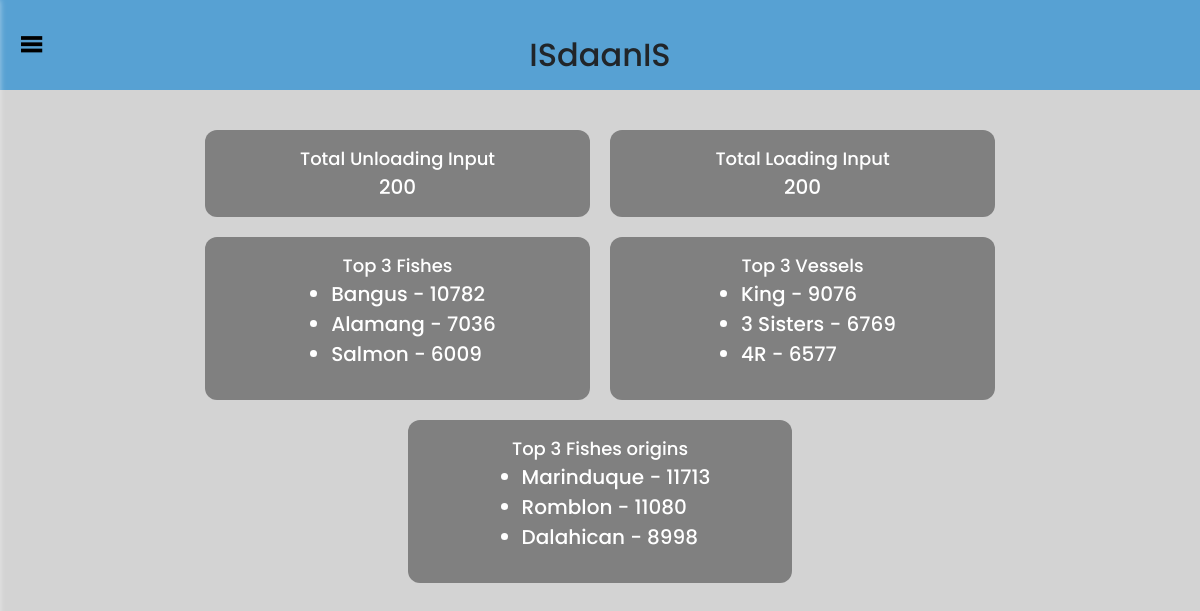
/analytics/admindashboard/ (signed in), run on the app's committed database.
### Analytics/models.py (models this page shows, shortened)
class Origin(models.Model):
    origin = models.CharField(max_length=30)
    date = models.DateTimeField()
    class Meta:
        unique_together = ('origin', 'date')

### Analytics/views.py (the view)
# urls.py: path('admindashboard/', views.isadmindashboard, name="admindashboard"),
@login_required(login_url='Authentication:loginadmin')
def isadmindashboard(request):
    recent_transactions = DailyTransaction.objects.order_by('-date')[:4]
    transactions = DailyTransaction.objects.all()
    total_number_of_inputs = DailyTransaction.objects.count()
    top_fishes = DailyTransaction.objects.values('species__species_name').annotate(total_quantity=Sum('quantity')).order_by('-total_quantity')[:3]
    top_vessels = DailyTransaction.objects.values('vessel__vessel_name').annotate(total_quantity=Sum('quantity')).order_by('-total_quantity')[:3]
    top_origins = DailyTransaction.objects.values('origin__origin').annotate(total_quantity=Sum('quantity')).order_by('-total_quantity')[:3]
    return render(request, 'admindash.html', {
        'transactions': transactions,
        'recent_transactions': recent_transactions,
        'total_number_of_inputs': total_number_of_inputs,
        'top_fishes': top_fishes,
        'top_vessels': top_vessels,
        'top_origins': top_origins,
    })

### Analytics/templates/admindash.html (shortened to what this page needs)
{% load static %}
<!DOCTYPE html>
<html lang="en" dir="ltr">
  <head>
    <link rel="stylesheet" href="{% static 'css/Adashboard.css' %}">
    <link href="https://cdn.jsdelivr.net/npm/bootstrap@5.3.0/dist/css/bootstrap.min.css" rel="stylesheet">
    <link href='https://unpkg.com/boxicons@2.0.7/css/boxicons.min.css' rel='stylesheet'>
   </head>
<body>
  <div class="main_box">
    <div class="navbar">
    <h2>ISdaanIS</h2>
    <div class="btn_one">
      <label for="check">
        <i class='bx bx-menu'></i>
      </label>
    </div>
  </div>
    <div class="boxes">
      <div class="box box2">
          <span class="text">Total Unloading Input</span>
          <span class="number">{{ total_number_of_inputs }}</span>
      </div>
      <div class="box box2">
          <span class="text">Total Loading Input</span>
          <span class="number">{{ total_number_of_inputs }}</span>
      </div>
    <div class="box box2">
      <span class="text">Top 3 Fishes</span>
      <span class="number"><ul>
        {% for fish in top_fishes %}
        <li>{{ fish.species__species_name }} - {{ fish.total_quantity }}</li>
    {% endfor %}
    </ul></span>
  </div>
    <div class="box box2">
        <span class="text">Top 3 Vessels</span>
        <span class="number"><ul>
          {% for vessel in top_vessels %}
              <li>{{ vessel.vessel__vessel_name }} - {{ vessel.total_quantity }}</li>
          {% endfor %}
      </ul>
    </span>
  </div>
  <div class="box box2">
    <span class="text">Top 3 Fishes origins</span>
    <span class="number">
       <ul>
      {% for origin in top_origins %}
          <li>{{ origin.origin__origin }} - {{ origin.total_quantity }}</li>
      {% endfor %}
  </ul>
</span>
</div>
  </body>
</html>

### Analytics/static/css/Adashboard.css (style rules this page uses)
* { margin: 0; padding: 0; box-sizing: border-box; font-family: 'Poppins', sans-serif; }
.main_box { position: relative; background-color:lightgray; height: 100vh; width: 100%; }
.main_box .btn_one i { color: black; font-size: 30px; font-weight: 700; position: absolute; left: 16px; line-height: 60px; cursor: pointer; opacity: 1; transition: all 0.3s linear; }
.navbar { background-color: #57a1d3; height: 90px; display: flex; flex-direction: column-reverse; align-content: center; justify-content: center; align-items: center; }
.navbar .btn_one { margin-bottom: 60px; }
.main_box .boxes { display: flex; flex-direction: row; flex-wrap: wrap; justify-content: center; margin-top: 30px; }
.main_box .boxes .box { display: flex; flex-direction: column; align-items: center; border-radius: 12px; width: calc(100% / 3 - 15px); padding: 15px 20px; background-color: grey; }
.boxes .box .text { white-space: nowrap; font-size: 18px; font-weight: 500; color: white; }
.boxes .box .number { font-size: 20px; font-weight: 500; color: white; }
.boxes .box.box2 { background-color: grey; margin-top: 20px; margin: 10px; }

### data on the page
Origin: origin__origin "Marinduque", total_quantity "11713"
Origin: origin__origin "Romblon", total_quantity "11080"
Origin: origin__origin "Dalahican", total_quantity "8998"

### other printed values
{{ total_number_of_inputs }} "200"
{{ fish.species__species_name }} "Bangus" "Alamang" "Salmon"
{{ fish.total_quantity }} "10782" "7036" "6009"
{{ vessel.vessel__vessel_name }} "King" "3 Sisters" "4R"
{{ vessel.total_quantity }} "9076" "6769" "6577"
